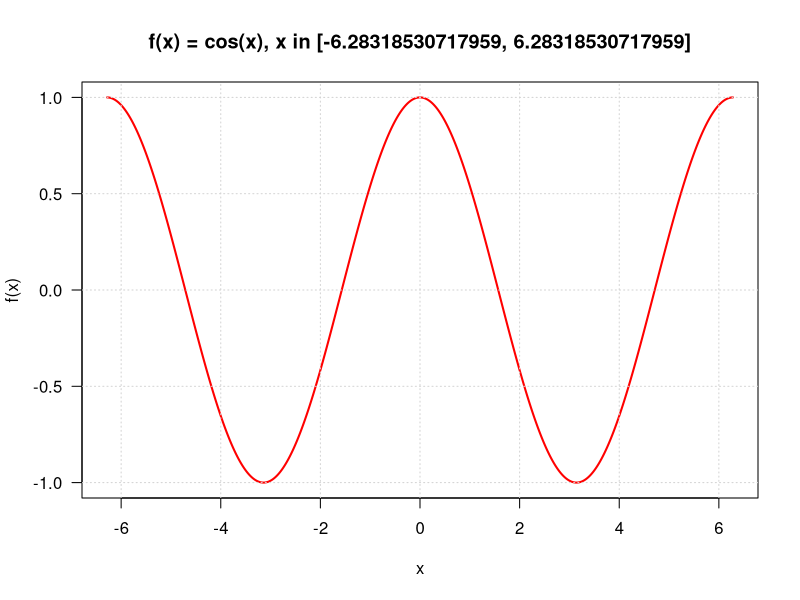
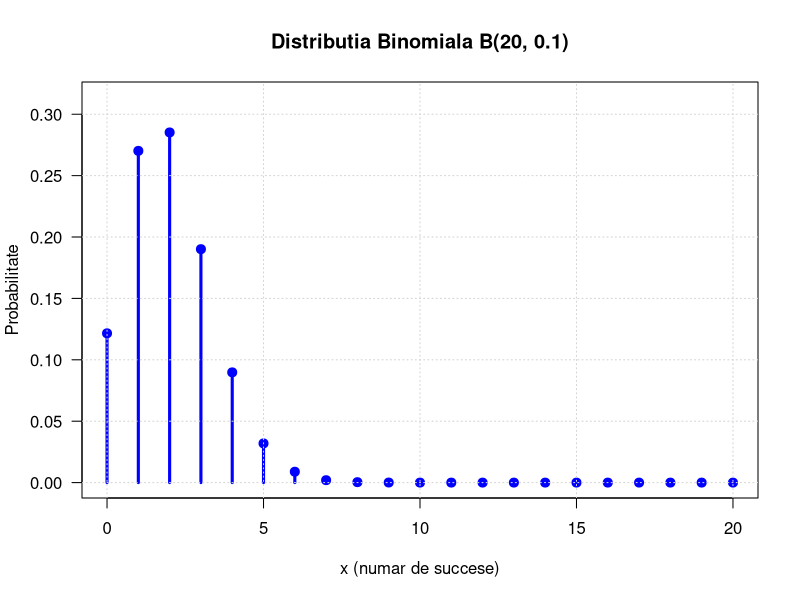
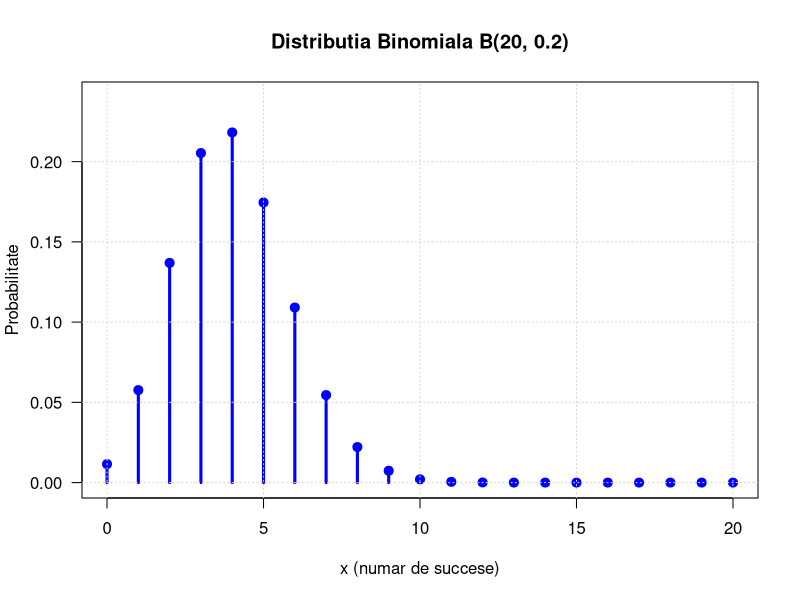
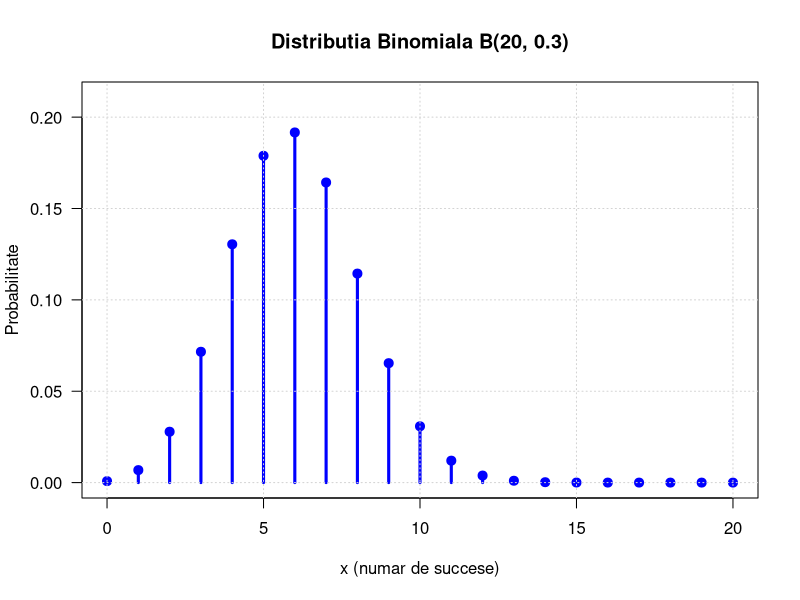
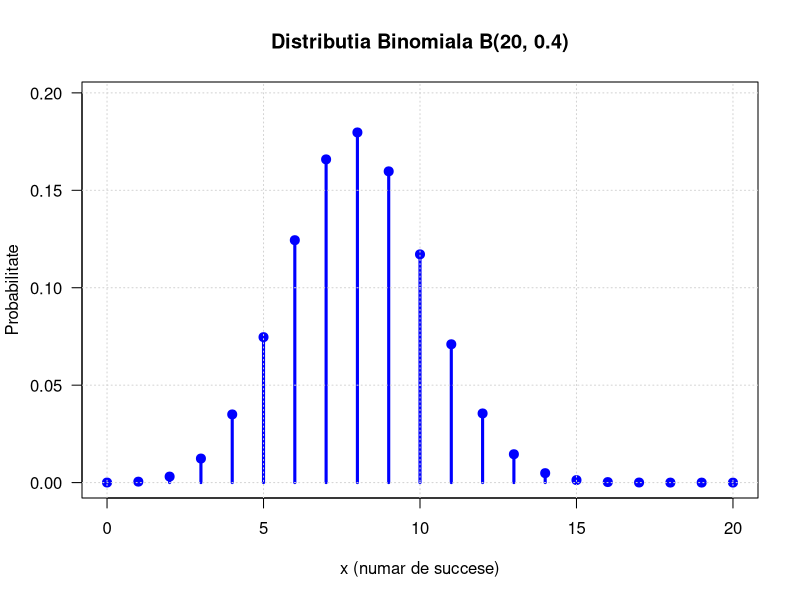
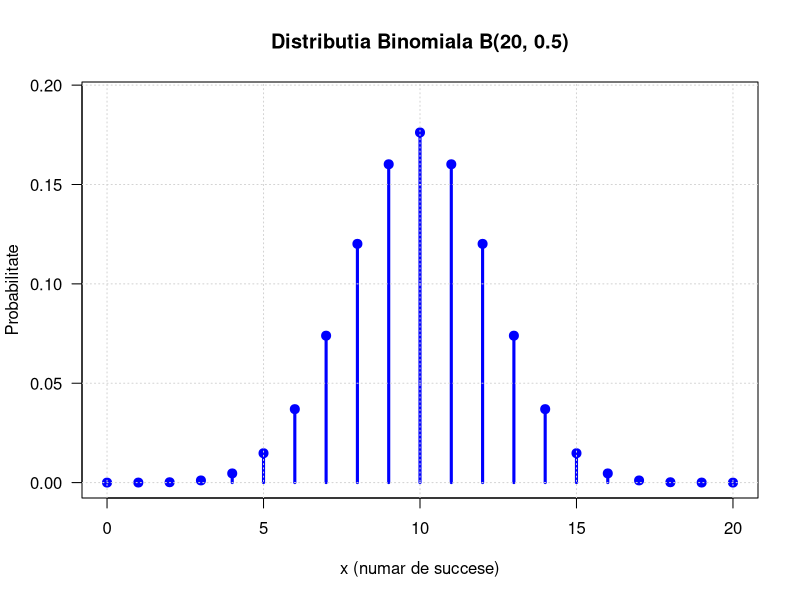
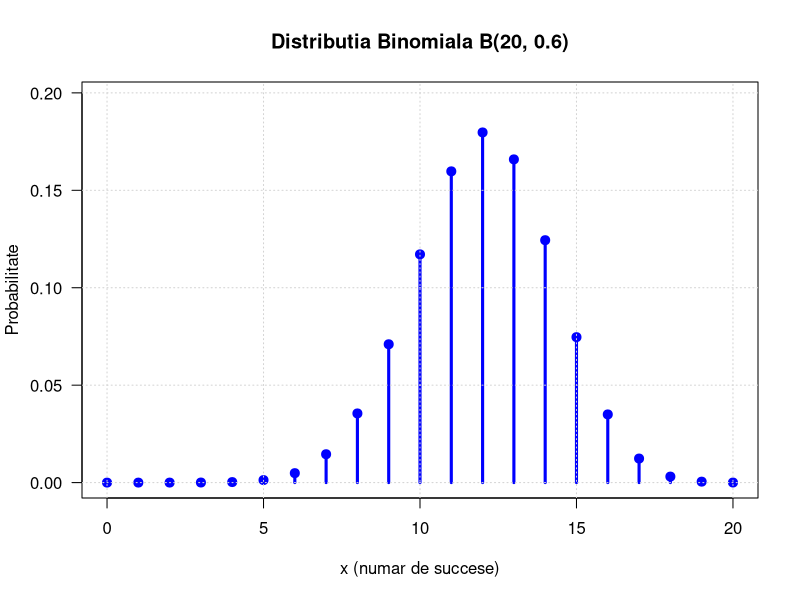
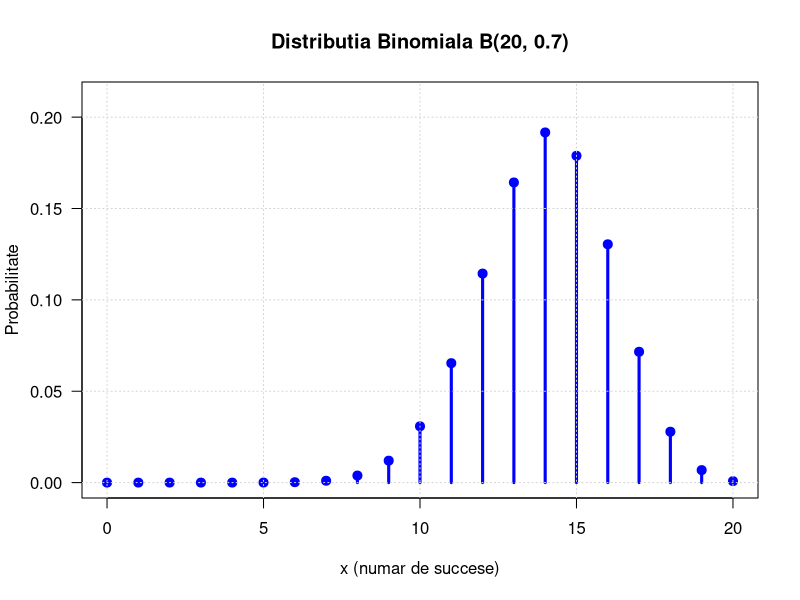

Here is the R script that generated these plots, in order:


# Setare director
if ("rstudioapi" %in% rownames(installed.packages())) {
  if (rstudioapi::isAvailable()) {
    setwd(dirname(rstudioapi::getSourceEditorContext()$path))
  }
}

cat("Directorul de lucru:", getwd(), "\n\n")

# EXERCITIUL 1
plot_cosinus <- function(a, b) {
  x <- seq(a, b, length.out = 1000)
  y <- cos(x)
  plot(x, y, type = "l", col = "red", lwd = 2,
       main = paste0("f(x) = cos(x), x in [", a, ", ", b, "]"),
       xlab = "x", ylab = "f(x)", las = 1)
  grid()
}

plot_cosinus(-2*pi, 2*pi)
png("exercitiul1_cosinus.png", width = 800, height = 600, res = 100)
plot_cosinus(-2*pi, 2*pi)
dev.off()
cat("Salvat: exercitiul1_cosinus.png\n\n")

# EXERCITIUL 2
cat("Generare grafice binomiale...\n")
n <- 20
x <- 0:n
p_values <- seq(0.1, 0.9, by = 0.1)

for (p in p_values) {
  probabilitati <- dbinom(x, size = n, prob = p)
  
  plot(x, probabilitati, type = "h", lwd = 3, col = "blue",
       main = paste0("Distributia Binomiala B(20, ", p, ")"),
       xlab = "x (numar de succese)", ylab = "Probabilitate",
       las = 1, ylim = c(0, max(probabilitati) * 1.1))
  points(x, probabilitati, pch = 19, col = "blue", cex = 1.2)
  grid()
  
  png(paste0("exercitiul2_binomial_n20_p", p, ".png"), 
      width = 800, height = 600, res = 100)
  plot(x, probabilitati, type = "h", lwd = 3, col = "blue",
       main = paste0("Distributia Binomiala B(20, ", p, ")"),
       xlab = "x (numar de succese)", ylab = "Probabilitate",
       las = 1, ylim = c(0, max(probabilitati) * 1.1))
  points(x, probabilitati, pch = 19, col = "blue", cex = 1.2)
  grid()
  dev.off()
  
  cat("Salvat: exercitiul2_binomial_n20_p", p, ".png\n", sep = "")
  Sys.sleep(0.2)
}
cat("\n")

# EXERCITIUL 3
cat("Generare grafic normale...\n")
x <- seq(-5, 5, length.out = 1000)
sigma_values <- c(0.5, 1, 2)
culori <- c("red", "blue", "green")
mu <- 0

y1 <- dnorm(x, mean = mu, sd = sigma_values[1])
plot(x, y1, type = "l", col = culori[1], lwd = 2,
     main = "Densitatea Distributiei Normale N(0, sigma^2)",
     xlab = "x", ylab = "Densitate",
     ylim = c(0, max(dnorm(x, mean = mu, sd = sigma_values[1]))),
     las = 1)

for (i in 2:length(sigma_values)) {
  y <- dnorm(x, mean = mu, sd = sigma_values[i])
  lines(x, y, col = culori[i], lwd = 2)
}

legend("topright", legend = paste0("sigma = ", sigma_values),
       col = culori, lwd = 2, bty = "n")
grid()

png("exercitiul3_normale.png", width = 800, height = 600, res = 100)
y1 <- dnorm(x, mean = mu, sd = sigma_values[1])
plot(x, y1, type = "l", col = culori[1], lwd = 2,
     main = "Densitatea Distributiei Normale N(0, sigma^2)",
     xlab = "x", ylab = "Densitate",
     ylim = c(0, max(dnorm(x, mean = mu, sd = sigma_values[1]))),
     las = 1)
for (i in 2:length(sigma_values)) {
  y <- dnorm(x, mean = mu, sd = sigma_values[i])
  lines(x, y, col = culori[i], lwd = 2)
}
legend("topright", legend = paste0("sigma = ", sigma_values),
       col = culori, lwd = 2, bty = "n")
grid()
dev.off()
cat("Salvat: exercitiul3_normale.png\n\n")

# EXERCITIUL 4
cat("Generare histograme TLC...\n")

# Functia CLT - INTREAGA FUNCTIE!
CLT <- function(n) {
  num_esantioane <- 1000
  medii <- numeric(num_esantioane)
  for (i in 1:num_esantioane) {
    esantion <- runif(n, min = 0, max = 20)
    medii[i] <- mean(esantion)
  }
  return(medii)
}

# Partea (b) - Uniforma
n_values <- c(1, 5, 10, 100)

par(mfrow = c(2, 2))
for (n in n_values) {
  medii <- CLT(n)
  hist(medii, breaks = 30, col = "lightblue", border = "black",
       main = paste0("Histograma mediilor (n = ", n, ")"),
       xlab = "Media esantionului", ylab = "Frecventa",
       las = 1, probability = TRUE)
  mean_teoretic <- 10
  sd_teoretic <- sqrt((20^2 / 12) / n)
  curve(dnorm(x, mean = mean_teoretic, sd = sd_teoretic),
        col = "red", lwd = 2, add = TRUE)
  legend("topright", legend = c("Observat", "Normal teoretic"),
         fill = c("lightblue", NA), border = c("black", NA),
         lty = c(NA, 1), col = c(NA, "red"), lwd = c(NA, 2),
         bty = "n", cex = 0.8)
}
par(mfrow = c(1, 1))

png("exercitiul4b_histograme_uniforma.png", width = 1000, height = 1000, res = 100)
par(mfrow = c(2, 2))
for (n in n_values) {
  medii <- CLT(n)
  hist(medii, breaks = 30, col = "lightblue", border = "black",
       main = paste0("Histograma mediilor (n = ", n, ")"),
       xlab = "Media esantionului", ylab = "Frecventa",
       las = 1, probability = TRUE)
  mean_teoretic <- 10
  sd_teoretic <- sqrt((20^2 / 12) / n)
  curve(dnorm(x, mean = mean_teoretic, sd = sd_teoretic),
        col = "red", lwd = 2, add = TRUE)
  legend("topright", legend = c("Observat", "Normal teoretic"),
         fill = c("lightblue", NA), border = c("black", NA),
         lty = c(NA, 1), col = c(NA, "red"), lwd = c(NA, 2),
         bty = "n", cex = 0.8)
}
par(mfrow = c(1, 1))
dev.off()
cat("Salvat: exercitiul4b_histograme_uniforma.png\n\n")

# Partea (c) - Binomiala
CLT_binomial <- function(n) {
  num_esantioane <- 1000
  medii <- numeric(num_esantioane)
  for (i in 1:num_esantioane) {
    esantion <- rbinom(n, size = 20, prob = 0.9)
    medii[i] <- mean(esantion)
  }
  return(medii)
}

par(mfrow = c(2, 2))
for (n in n_values) {
  medii <- CLT_binomial(n)
  hist(medii, breaks = 30, col = "lightgreen", border = "black",
       main = paste0("Histograma mediilor B(20, 0.9) (n = ", n, ")"),
       xlab = "Media esantionului", ylab = "Frecventa",
       las = 1, probability = TRUE)
  mean_teoretic <- 20 * 0.9
  sd_teoretic <- sqrt((20 * 0.9 * 0.1) / n)
  curve(dnorm(x, mean = mean_teoretic, sd = sd_teoretic),
        col = "red", lwd = 2, add = TRUE)
  legend("topright", legend = c("Observat", "Normal teoretic"),
         fill = c("lightgreen", NA), border = c("black", NA),
         lty = c(NA, 1), col = c(NA, "red"), lwd = c(NA, 2),
         bty = "n", cex = 0.8)
}
par(mfrow = c(1, 1))

png("exercitiul4c_histograme_binomiala.png", width = 1000, height = 1000, res = 100)
par(mfrow = c(2, 2))
for (n in n_values) {
  medii <- CLT_binomial(n)
  hist(medii, breaks = 30, col = "lightgreen", border = "black",
       main = paste0("Histograma mediilor B(20, 0.9) (n = ", n, ")"),
       xlab = "Media esantionului", ylab = "Frecventa",
       las = 1, probability = TRUE)
  mean_teoretic <- 20 * 0.9
  sd_teoretic <- sqrt((20 * 0.9 * 0.1) / n)
  curve(dnorm(x, mean = mean_teoretic, sd = sd_teoretic),
        col = "red", lwd = 2, add = TRUE)
  legend("topright", legend = c("Observat", "Normal teoretic"),
         fill = c("lightgreen", NA), border = c("black", NA),
         lty = c(NA, 1), col = c(NA, "red"), lwd = c(NA, 2),
         bty = "n", cex = 0.8)
}
par(mfrow = c(1, 1))
dev.off()
cat("Salvat: exercitiul4c_histograme_binomiala.png\n\n")

# FINAL
cat("\n=== GATA! ===\n")
cat("Toate fisierele au fost salvate in:", getwd(), "\n")
cat("Total: 13 fisiere PNG\n")
